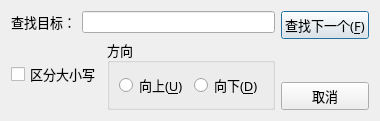
<?xml version="1.0" encoding="UTF-8"?>
<ui version="4.0">
 <class>findDialog</class>
 <widget class="QDialog" name="findDialog">
  <property name="geometry">
   <rect>
    <x>0</x>
    <y>0</y>
    <width>325</width>
    <height>87</height>
   </rect>
  </property>
  <property name="minimumSize">
   <size>
    <width>0</width>
    <height>0</height>
   </size>
  </property>
  <property name="maximumSize">
   <size>
    <width>325</width>
    <height>87</height>
   </size>
  </property>
  <property name="windowTitle">
   <string>查找</string>
  </property>
  <layout class="QHBoxLayout" name="horizontalLayout_5">
   <item>
    <layout class="QHBoxLayout" name="horizontalLayout_4">
     <item>
      <layout class="QVBoxLayout" name="verticalLayout_2">
       <item>
        <layout class="QHBoxLayout" name="horizontalLayout_2">
         <item>
          <widget class="QLabel" name="label">
           <property name="font">
            <font>
             <family>宋体</family>
             <pointsize>10</pointsize>
            </font>
           </property>
           <property name="text">
            <string>查找目标：</string>
           </property>
          </widget>
         </item>
         <item>
          <widget class="QLineEdit" name="findText"/>
         </item>
        </layout>
       </item>
       <item>
        <layout class="QHBoxLayout" name="horizontalLayout">
         <item>
          <widget class="QCheckBox" name="casesensitive">
           <property name="font">
            <font>
             <family>宋体</family>
             <pointsize>10</pointsize>
            </font>
           </property>
           <property name="text">
            <string>区分大小写</string>
           </property>
          </widget>
         </item>
         <item>
          <widget class="QGroupBox" name="groupBox">
           <property name="font">
            <font>
             <family>宋体</family>
             <pointsize>10</pointsize>
            </font>
           </property>
           <property name="title">
            <string>方向</string>
           </property>
           <layout class="QHBoxLayout" name="horizontalLayout_3">
            <item>
             <widget class="QRadioButton" name="ebUp">
              <property name="font">
               <font>
                <family>宋体</family>
                <pointsize>10</pointsize>
               </font>
              </property>
              <property name="text">
               <string>向上(&amp;U)</string>
              </property>
             </widget>
            </item>
            <item>
             <widget class="QRadioButton" name="rbDown">
              <property name="font">
               <font>
                <family>宋体</family>
                <pointsize>10</pointsize>
               </font>
              </property>
              <property name="autoFillBackground">
               <bool>false</bool>
              </property>
              <property name="text">
               <string>向下(&amp;D)</string>
              </property>
             </widget>
            </item>
           </layout>
          </widget>
         </item>
        </layout>
       </item>
      </layout>
     </item>
     <item>
      <layout class="QVBoxLayout" name="verticalLayout">
       <item>
        <widget class="QPushButton" name="btFindNext">
         <property name="font">
          <font>
           <family>宋体</family>
           <pointsize>10</pointsize>
          </font>
         </property>
         <property name="text">
          <string>查找下一个(&amp;F)</string>
         </property>
        </widget>
       </item>
       <item>
        <spacer name="verticalSpacer">
         <property name="orientation">
          <enum>Qt::Orientation::Vertical</enum>
         </property>
         <property name="sizeHint" stdset="0">
          <size>
           <width>20</width>
           <height>40</height>
          </size>
         </property>
        </spacer>
       </item>
       <item>
        <widget class="QPushButton" name="btCancel">
         <property name="font">
          <font>
           <family>宋体</family>
           <pointsize>10</pointsize>
          </font>
         </property>
         <property name="text">
          <string>取消</string>
         </property>
        </widget>
       </item>
      </layout>
     </item>
    </layout>
   </item>
  </layout>
 </widget>
 <resources/>
 <connections/>
</ui>
